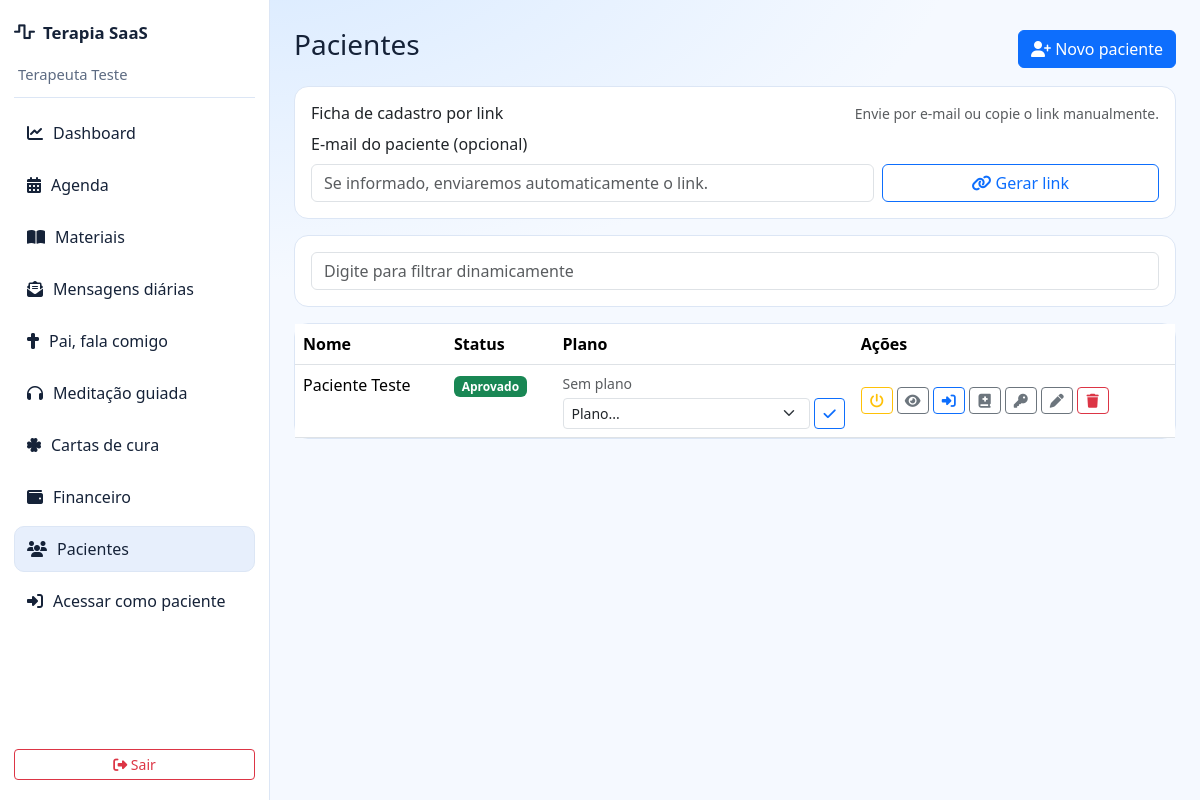
/dashboard.php?action=patients (signed in), run on the app's committed database.
### tables this page shows
CREATE TABLE IF NOT EXISTS patients (
  id INT AUTO_INCREMENT PRIMARY KEY,
  therapist_id INT NOT NULL,
  name VARCHAR(150) NOT NULL,
  cpf VARCHAR(14) NOT NULL,
  birth_date DATE NULL,
  phone VARCHAR(20) NOT NULL,
  email VARCHAR(150) NULL,
  marital_status VARCHAR(50) NULL,
  children VARCHAR(255) NULL,
  cep VARCHAR(9) NULL,
  address VARCHAR(255) NULL,
  neighborhood VARCHAR(100) NULL,
  city VARCHAR(100) NULL,
  state CHAR(2) NULL,
  depression TINYINT(1) DEFAULT 0,
  anxiety TINYINT(1) DEFAULT 0,
  medical_treatment TEXT NULL,
  alcoholism TINYINT(1) DEFAULT 0,
  drugs TINYINT(1) DEFAULT 0,
  convulsions TINYINT(1) DEFAULT 0,
  smoker TINYINT(1) DEFAULT 0,
  hepatitis TINYINT(1) DEFAULT 0,
  hypertension TINYINT(1) DEFAULT 0,
  diabetes TINYINT(1) DEFAULT 0,
  addictions_json JSON NULL,
  had_therapy TINYINT(1) DEFAULT 0,
  therapy_description TEXT NULL,
  treatment_start_date DATE NULL,
  menstruation TEXT NULL,
  bowel TEXT NULL,
  main_complaint TEXT NULL,
  review_status ENUM('pending_review','approved') DEFAULT 'approved',
  approved_at DATETIME NULL,
  status ENUM('active','inactive') DEFAULT 'active',
  created_at DATETIME DEFAULT CURRENT_TIMESTAMP,
  updated_at DATETIME DEFAULT CURRENT_TIMESTAMP ON UPDATE CURRENT_TIMESTAMP,
  INDEX idx_patients_therapist(therapist_id),
  FOREIGN KEY (therapist_id) REFERENCES users(id) ON DELETE CASCADE
);

### classes/Controller.php (called while the page is built, shortened)
<?php
abstract class Controller
{
    protected function view(string $view, array $data = []): void
    {
        $file = dirname(__DIR__) . '/app/views/' . $view . '.php';
        extract($data);
        require $file;
    }
}

### app/controllers/TherapistController.php (called while the page is built, shortened)
<?php
class TherapistController extends Controller
{
    private Patient $patientModel;
    private PatientSignupLink $patientSignupLinkModel;
    private Plan $planModel;
    private PatientSubscription $patientSubscriptionModel;
    public function __construct()
    {
        $this->patientModel = new Patient();
        $this->patientSignupLinkModel = new PatientSignupLink();
        $this->planModel = new Plan();
        $this->patientSubscriptionModel = new PatientSubscription();
    }
    public function patients(): void
    {
        $term = Utils::sanitize($_GET['search'] ?? '');
        $therapistId = (int) Auth::id();
        $patients = $this->patientModel->searchByTherapist($therapistId, $term);
        $signupLinks = $this->patientSignupLinkModel->listByTherapist($therapistId, 10);
        $availablePlans = $this->planModel->listActivePatientPlans();
        $patientSubscriptions = [];
        foreach ($patients as $patient) {
            $patientId = (int) ($patient['id'] ?? 0);
            $patientSubscriptions[$patientId] = $this->patientSubscriptionModel->findLatestByPatient($patientId);
        }
        $this->view('therapist/patients/index', [
            'appUrl' => Config::get('APP_URL', ''),
            'patients' => $patients,
            'search' => $term,
            'signupLinks' => $signupLinks,
            'generatedLink' => trim((string) ($_GET['generated_link'] ?? '')),
            'availablePlans' => $availablePlans,
            'patientSubscriptions' => $patientSubscriptions,
        ]);
    }
}

### config/Config.php (called while the page is built, shortened)
<?php
class Config
{
    public static function get(string $key, mixed $default = null): mixed
    {
        return $_ENV[$key] ?? $default;
    }
}

### config/Database.php (called while the page is built, shortened)
<?php
class Database
{
    private static ?Database $instance = null;
    private PDO $connection;
    private function __construct()
    {
        $host = Config::get('DB_HOST', '127.0.0.1');
        $port = Config::get('DB_PORT', '3306');
        $db = Config::get('DB_DATABASE', 'terapia');
        $user = Config::get('DB_USERNAME', 'root');
        $pass = Config::get('DB_PASSWORD', '');
        $charset = Config::get('DB_CHARSET', 'utf8mb4');
        $dsn = "mysql:host={$host};port={$port};dbname={$db};charset={$charset}";
        try {
            $this->connection = new PDO($dsn, $user, $pass, [
                PDO::ATTR_ERRMODE => PDO::ERRMODE_EXCEPTION,
                PDO::ATTR_DEFAULT_FETCH_MODE => PDO::FETCH_ASSOC,
                PDO::ATTR_EMULATE_PREPARES => false,
            ]);
        } catch (PDOException $e) {
            throw new \RuntimeException('Falha de conexao com banco: ' . $e->getMessage());
        }
    }
    public static function getInstance(): self
    {
        if (!self::$instance) {
            self::$instance = new self();
        }
        return self::$instance;
    }
    public function getConnection(): PDO
    {
        return $this->connection;
    }
    public function query(string $sql, array $params = []): \PDOStatement|false
    {
        try {
            $stmt = $this->connection->prepare($sql);
            $stmt->execute($params);
            return $stmt;
        } catch (PDOException $e) {
            error_log('[DB] ' . $e->getMessage());
            return false;
        }
    }
}

### helpers/Auth.php (called while the page is built, shortened)
<?php
class Auth
{
    public static function id(): ?int
    {
        return isset($_SESSION['user_id']) ? (int) $_SESSION['user_id'] : null;
    }
}

### helpers/Utils.php (called while the page is built, shortened)
<?php
class Utils
{
    public static function sanitize(string $value): string
    {
        return htmlspecialchars(trim($value), ENT_QUOTES, 'UTF-8');
    }
}

### app/models/Patient.php (called while the page is built, shortened)
<?php
class Patient extends Model
{
    public function searchByTherapist(int $therapistId, string $term = ''): array
    {
        $sql = 'SELECT * FROM patients WHERE therapist_id = ?';
        $params = [$therapistId];
        $sql .= ' ORDER BY name ASC';
        $stmt = $this->query($sql, $params);
        return $stmt->fetchAll();
    }
}

### classes/Model.php (called while the page is built, shortened)
<?php
abstract class Model
{
    protected function query(string $sql, array $params = []): \PDOStatement|false
    {
        return Database::getInstance()->query($sql, $params);
    }
}

### app/models/PatientSubscription.php (called while the page is built, shortened)
<?php
class PatientSubscription extends Model
{
    public function findLatestByPatient(int $patientId): ?array
    {
        $stmt = $this->query(
            "SELECT ps.*, p.name AS plan_name, p.description_text, u.name AS therapist_name
             FROM patient_subscriptions ps
             INNER JOIN plans p ON p.id = ps.plan_id
             INNER JOIN users u ON u.id = ps.therapist_id
             WHERE ps.patient_id = ?
             ORDER BY ps.id DESC
             LIMIT 1",
            [$patientId]
        );
        $row = $stmt->fetch();
        return $row ?: null;
    }
}

### app/views/therapist/patients/index.php (the view, shortened to what this page needs)
<?php $title = 'Pacientes'; include __DIR__ . '/../../partials/header.php'; include __DIR__ . '/../../partials/nav.php'; ?>
<div class="page-wrap">
  <div class="d-flex justify-content-between align-items-center mb-3">
    <h3>Pacientes</h3>
    <a class="btn btn-primary" href="<?php echo $appUrl; ?>/dashboard.php?action=patients-create"><i class="fa-solid fa-user-plus"></i> Novo paciente</a>
  </div>
  <div class="card mb-3">
    <div class="card-body">
      <div class="d-flex justify-content-between align-items-center flex-wrap gap-2 mb-2">
        <h6 class="mb-0">Ficha de cadastro por link</h6>
        <small class="text-muted">Envie por e-mail ou copie o link manualmente.</small>
      </div>
      <form method="POST" action="<?php echo $appUrl; ?>/dashboard.php?action=patients-signup-link-create" class="row g-2 align-items-end">
        <div class="col-md-8">
          <label class="form-label">E-mail do paciente (opcional)</label>
          <input type="email" class="form-control" name="recipient_email" placeholder="Se informado, enviaremos automaticamente o link.">
        </div>
        <div class="col-md-4">
          <button class="btn btn-outline-primary w-100" type="submit"><i class="fa-solid fa-link me-1"></i>Gerar link</button>
        </div>
      </form>
    </div>
  </div>
  <div class="card mb-3"><div class="card-body">
    <input id="patientSearch" class="form-control" placeholder="Digite para filtrar dinamicamente" value="<?php echo htmlspecialchars($search); ?>">
  </div></div>
  <div class="card">
    <div class="table-responsive">
      <table class="table mb-0">
        <thead><tr><th>Nome</th><th>Status</th><th>Plano</th><th>Ações</th></tr></thead>
        <tbody>
          <?php if (empty($patients)): ?>
            <tr><td colspan="4" class="text-center py-4 text-muted">Nenhum paciente cadastrado.</td></tr>
          <?php else: foreach ($patients as $patient): ?>
            <tr class="row-patient" data-search="<?php echo strtolower(htmlspecialchars(($patient['name'] ?? '') . ' ' . ($patient['cpf'] ?? '') . ' ' . ($patient['email'] ?? ''))); ?>">
              <td><?php echo htmlspecialchars($patient['name']); ?></td>
              <td>
                <?php $isPendingReview = (($patient['review_status'] ?? 'approved') === 'pending_review'); ?>
                <span class="badge <?php echo $isPendingReview ? 'text-bg-warning' : 'text-bg-success'; ?>"><?php echo $isPendingReview ? 'Pendente revisão' : 'Aprovado'; ?></span>
              </td>
              <td>
                <?php $sub = $patientSubscriptions[(int) ($patient['id'] ?? 0)] ?? null; ?>
                <div class="small mb-1">
                  <?php if ($sub): ?>
                    <strong><?php echo htmlspecialchars((string) ($sub['plan_name'] ?? 'Plano')); ?></strong>
                    <span class="badge <?php echo (string) ($sub['status'] ?? '') === 'active' ? 'text-bg-success' : 'text-bg-secondary'; ?>"><?php echo htmlspecialchars((string) ($sub['status'] ?? '')); ?></span>
                  <?php else: ?>
                    <span class="text-muted">Sem plano</span>
                  <?php endif; ?>
                </div>
                <form method="POST" action="<?php echo $appUrl; ?>/dashboard.php?action=patients-plan-assign" class="d-flex gap-1">
                  <select class="form-select form-select-sm" name="plan_id" required>
                    <option value="">Plano...</option>
                  </select>
                  <button class="btn btn-sm btn-outline-primary" type="submit" title="Atribuir plano"><i class="fa-solid fa-check"></i></button>
                </form>
              </td>
              <td class="align-middle">
                <div class="d-flex align-items-center gap-1 flex-nowrap">
                  <form method="POST" action="<?php echo $appUrl; ?>/dashboard.php?action=patients-plan-toggle" class="d-flex m-0">
                    <button class="btn btn-sm btn-outline-warning" style="width:32px;padding:0;line-height:1.8;" type="submit" title="Ativar/Desativar plano"><i class="fa-solid fa-power-off"></i></button>
                  </form>
                  <a class="btn btn-sm btn-outline-secondary" style="width:32px;padding:0;line-height:1.8;" href="<?php echo $appUrl; ?>/dashboard.php?action=patients-show&id=<?php echo (int) $patient['id']; ?>" title="Visualizar"><i class="fa-solid fa-eye"></i></a>
                  <a class="btn btn-sm btn-outline-primary" style="width:32px;padding:0;line-height:1.8;" href="<?php echo $appUrl; ?>/dashboard.php?action=patients-preview-start&id=<?php echo (int) $patient['id']; ?>" title="Abrir ambiente do paciente"><i class="fa-solid fa-right-to-bracket"></i></a>
                  <a class="btn btn-sm btn-outline-secondary" style="width:32px;padding:0;line-height:1.8;" href="<?php echo $appUrl; ?>/dashboard.php?action=patients-history&id=<?php echo (int) $patient['id']; ?>" title="Histórico"><i class="fa-solid fa-book-medical"></i></a>
                  <a class="btn btn-sm btn-outline-secondary" style="width:32px;padding:0;line-height:1.8;" href="<?php echo $appUrl; ?>/dashboard.php?action=patients-password&id=<?php echo (int) $patient['id']; ?>" title="Redefinir senha"><i class="fa-solid fa-key"></i></a>
                  <a class="btn btn-sm btn-outline-secondary" style="width:32px;padding:0;line-height:1.8;" href="<?php echo $appUrl; ?>/dashboard.php?action=patients-edit&id=<?php echo (int) $patient['id']; ?>" title="Editar"><i class="fa-solid fa-pen"></i></a>
                  <form method="POST" action="<?php echo $appUrl; ?>/dashboard.php?action=patients-delete" class="d-flex m-0 js-delete-patient-form" data-patient-name="<?php echo htmlspecialchars((string) $patient['name']); ?>">
                    <button class="btn btn-sm btn-outline-danger" style="width:32px;padding:0;line-height:1.8;" type="submit" title="Excluir"><i class="fa-solid fa-trash"></i></button>
                  </form>
                </div>
              </td>
            </tr>
          <?php endforeach; endif; ?>
        </tbody>
      </table>
    </div>
  </div>
</div>
<?php include __DIR__ . '/../../partials/footer.php'; ?>

### public/css/app.css (style rules this page uses)
:root { --bg-main: #f5f9ff; --bg-panel: #ffffff; --text-main: #152238; --text-soft: #5d6b82; --line: #dce6f5; --accent: #1363df; --accent-soft: #8ec5ff; --sidebar-bg: #ffffff; }
* { box-sizing: border-box; }
body.app-body { margin: 0; background: radial-gradient(1200px 600px at 20% -10%, #d7e9ff 0%, transparent 60%), var(--bg-main); color: var(--text-main); font-family: "Segoe UI", "Helvetica Neue", sans-serif; }
.card { border: 1px solid var(--line); background: var(--bg-panel); border-radius: 14px; }
.sidebar-link i, .table-actions i, .btn i { color: currentColor; }
.page-wrap { padding: 4px 0 36px; }

### data on the page
patients: name "Paciente Teste", review_status "Aprovado", $patient['id'] 1 (drawn)

### other printed values
$displayName "Terapeuta Teste"
